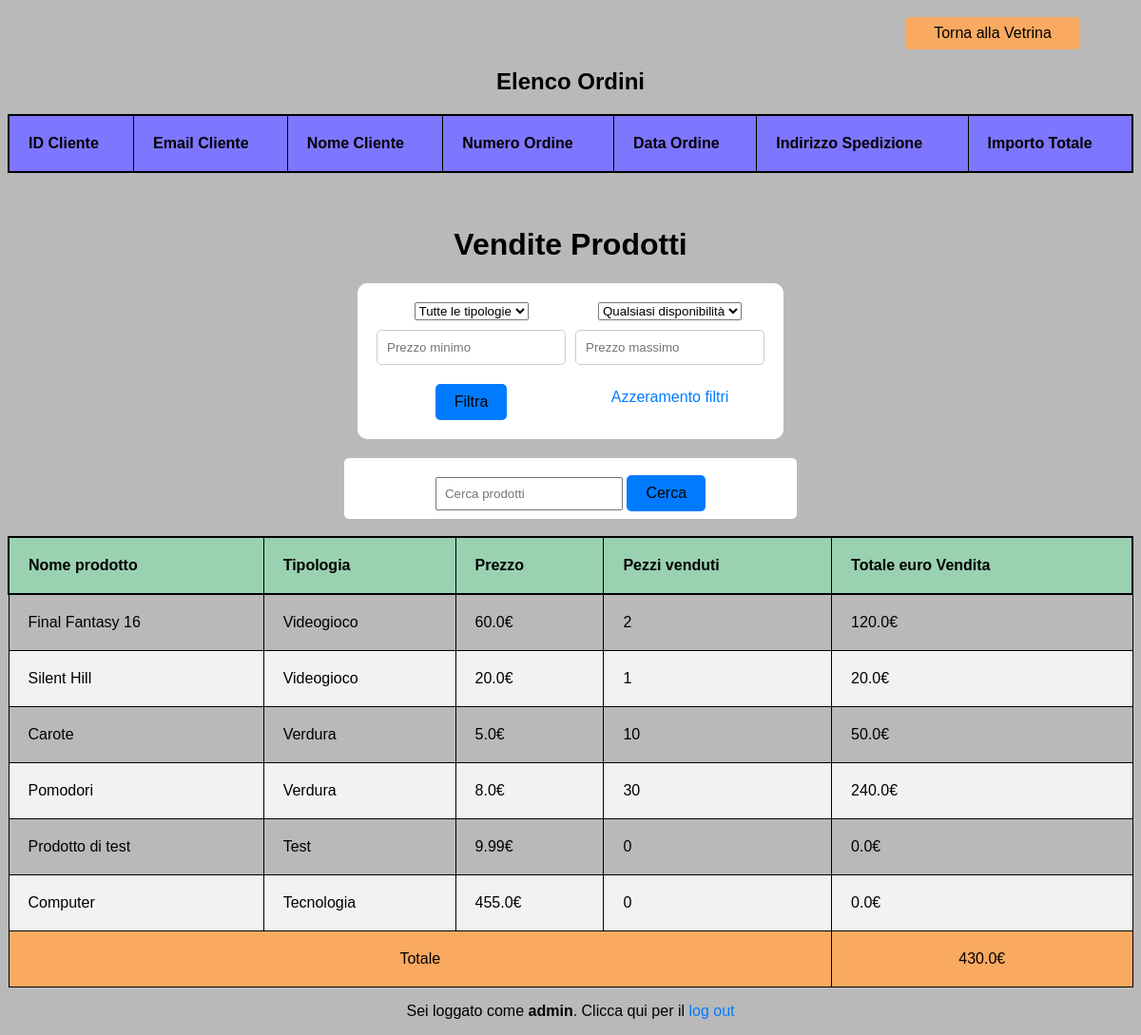
The page /vetrina_amministratore/resoconto_vendite/ (signed in) on the database as committed earlier.
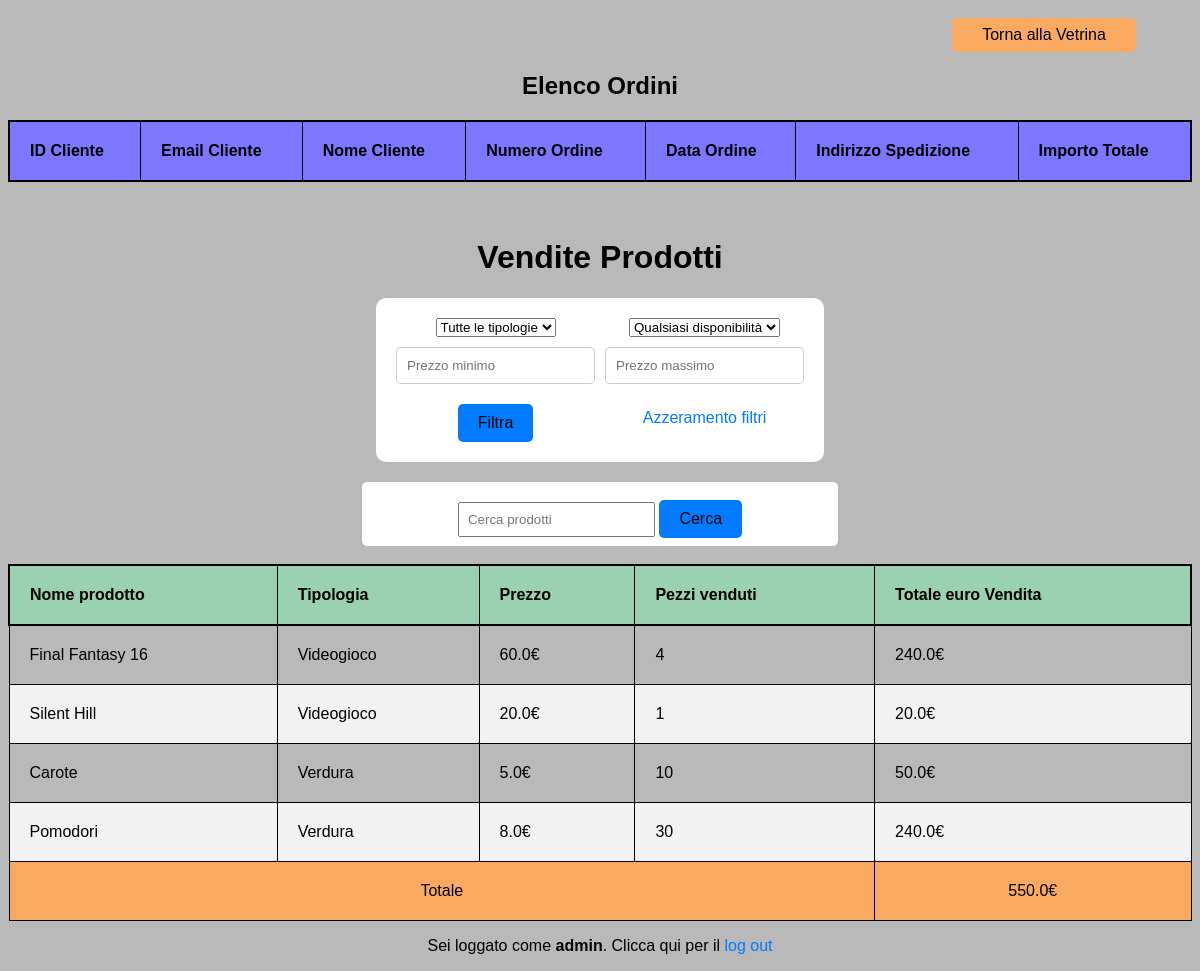
The same page on the database as committed later.
### utente/models.py (models this page shows, shortened)
class Prodotto(models.Model):
    pezzi_venduti = models.PositiveIntegerField(default=0)
    disponibilita = models.PositiveIntegerField(default=100)
    nome = models.CharField(max_length=30, unique=True)
    codice_seriale = models.IntegerField(unique=True, default=0, primary_key=True)
    tipologia = models.CharField(max_length=30)
    descrizione = models.TextField(default="")
    prezzo = models.FloatField(default=0.0, validators=[MinValueValidator(0)])
    vetrina = models.ForeignKey(Vetrina, on_delete=models.PROTECT, null=True, default="Vetrina")
    resoconto_vendite = models.ForeignKey(ResocontoVendite, on_delete=models.PROTECT, null=True, default="Resoconto")
    @property
    def guadagno_totale(self):
        return self.pezzi_venduti * self.prezzo
    class Meta:
        verbose_name_plural = "Prodotti"

### vetrine/views.py (the view)
# urls.py: path('vetrina_amministratore/resoconto_vendite/', vetrine.views.resoconto_vendite_view, name='resoconto_vendite'),
@login_required()
@user_passes_test(lambda u: u.is_superuser)
def resoconto_vendite_view(request):
    ordini = Ordine.objects.all()
    resoconto_vendite = get_object_or_404(ResocontoVendite)
    dati = ResocontoVendite.get_dati_resoconto(request, resoconto_vendite)
    elenco_prodotti, elenco_tipologie, elenco_disponibilita, tipologia, disponibilita, tot = dati
    context = {
        'ordini': ordini,
        'prodotti': elenco_prodotti,
        'resoconto_vendite': resoconto_vendite,
        'elenco_tipologie': elenco_tipologie,
        'elenco_disponibilita': elenco_disponibilita,
        'tipologia_filtrata': tipologia,
        'disponibilita_filtrata': disponibilita,
        'resoconto_totale': tot
    }
    return render(request, 'vetrine/resocontoVendite.html', context)

### vetrine/models.py (called while the page is built)
    @staticmethod
    def get_dati_resoconto(request, resoconto_vendite):
        elenco_prodotti = resoconto_vendite.prodotto_set.all()
        elenco_tipologie = elenco_prodotti.values('tipologia').distinct()
        elenco_disponibilita = ['Ultime scorte', 'Disponibile', 'Illimitata']
        disponibilita, tipologia, elenco_prodotti = Vetrina.aggiungi_filtro(request, elenco_prodotti)
        elenco_prodotti = Vetrina.ricerca_prodotto(request, elenco_prodotti)
        elenco_prodotti = Vetrina.azzera_filtri(request, elenco_prodotti)
        tot = sum(prodotto.guadagno_totale for prodotto in elenco_prodotti)
        dati_resoconto = (
            elenco_prodotti,
            elenco_tipologie,
            elenco_disponibilita,
            tipologia,
            disponibilita,
            tot
        )
        return dati_resoconto

    @staticmethod
    def ricerca_prodotto(request, elenco_prodotti):
        search_query = request.GET.get('search_query')
        if search_query:
            elenco_prodotti = elenco_prodotti.filter(
                Q(nome__icontains=search_query) | Q(descrizione__icontains=search_query))
        return elenco_prodotti

### templates/vetrine/resocontoVendite.html (shortened to what this page needs)
{% extends 'base.html' %}
{% load static %}
{% block head %}
    <head>
        <link rel="stylesheet" type="text/css" href="{% static '/css/recontoOrdini.css' %}">
        <link rel="stylesheet" type="text/css" href="{% static '/css/vetrinaAdmin.css' %}">
    </head>
{% endblock head %}
    {% block content %}
    <div>
        <button class="fakeButton fake1" onclick="window.location.href='{% url 'vetrina_amministratore' %}'">Torna alla Vetrina</button>
    </div>
    <div>
        <h2>Elenco Ordini</h2>
        <table>
            <thead>
                <tr>
                    <th>ID Cliente</th>
                    <th>Email Cliente</th>
                    <th>Nome Cliente</th>
                    <th>Numero Ordine</th>
                    <th>Data Ordine</th>
                    <th>Indirizzo Spedizione</th>
                    <th>Importo Totale</th>
                </tr>
            </thead>
        </table>
    </div>
    <div>
        <br>
        <br>
        <h1>Vendite Prodotti</h1>
        <div class="centerFiltri">
            <form name="form_filtri" class="filtri" method="GET">
                <select name="tipologia">
                    <option value="" selected>Tutte le tipologie</option>
                </select>
                <select name="disponibilita">
                    <option value="" selected>Qualsiasi disponibilità</option>
                </select>
                <input type="number" name="prezzo_min" placeholder="Prezzo minimo" value="{{ request.GET.prezzo_min }}">
                <input type="number" name="prezzo_max" placeholder="Prezzo massimo" value="{{ request.GET.prezzo_max }}">
                <button id="filter_button" type="submit">Filtra</button>
                <a href="?reset_filters=true">Azzeramento filtri</a>
            </form>
        </div>
        <div class="centerSearch">
            <form class="formSearch" method="GET">
                <input type="text" name="search_query" placeholder="Cerca prodotti" value="{{ request.GET.search_query }}">
                <button type="submit">Cerca</button>
            </form>
        </div>
    <div>
        <br>
        <table class="vendite">
            <thead>
                <tr>
                    <th>Nome prodotto</th>
                    <th>Tipologia</th>
                    <th>Prezzo</th>
                    <th>Pezzi venduti</th>
                    <th>Totale euro Vendita</th>
                </tr>
            </thead>
            <tbody>
                {% for prodotto in prodotti %}
                    <tr class="shop_product">
                        <td class="shop_nome">{{ prodotto.nome }}</td>
                        <td class="shop_tipologia">{{ prodotto.tipologia }}</td>
                        <td class="shop_prezzo">{{ prodotto.prezzo }}€</td>
                        <td>{{ prodotto.pezzi_venduti }}</td>
                        <td>{{ prodotto.guadagno_totale }}€</td>
                    </tr>
                {% endfor %}
                <tr id="totale">
                    <td colspan="4">Totale</td>
                    <td>{{ resoconto_totale }}€</td>
                </tr>
            </tbody>
        </table>
    </div>
    </div>
    {% endblock content %}

Rows that differ between the two databases and show on the page:
removed Prodotto: nome "Prodotto di test", tipologia "Test", prezzo "9.99", pezzi_venduti "0", guadagno_totale "0.0"
removed Prodotto: nome "Computer", tipologia "Tecnologia", prezzo "455.0", pezzi_venduti "0", guadagno_totale "0.0"
changed Prodotto "Final Fantasy 16": pezzi_venduti "2" → "4"; guadagno_totale "120.0" → "240.0"
Other text that changed with them:
{{ resoconto_totale }}: "430.0" → "550.0"
